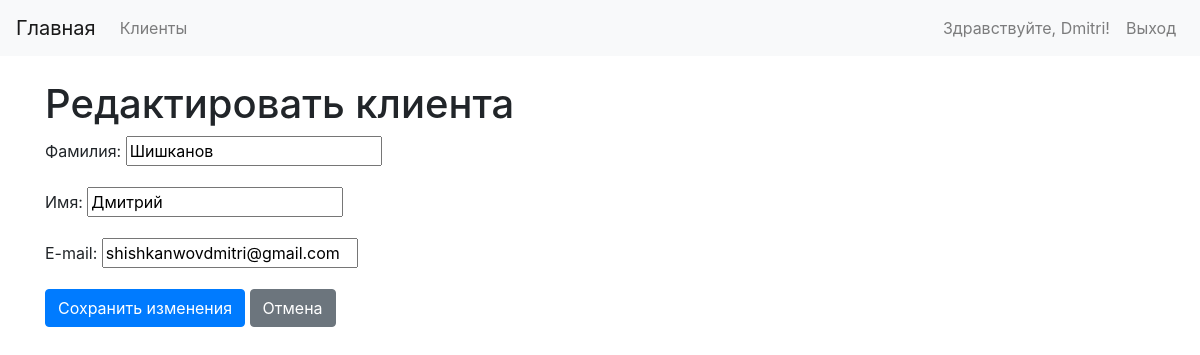
The app's page /firm/clients/2/update/ (signed in) with its own data.
### firm/models.py (models this page shows, shortened)
class CustomUser(AbstractUser):
    patronymic = models.CharField("Отчество", max_length=255, validators=[name_validator])
    ROLE_CHOICES = (
        ('admin', 'Администратор'),
        ('user', 'Пользователь'),
    )
    role = models.CharField("Роль", max_length=10, choices=ROLE_CHOICES, default='user')
    class Meta:
        verbose_name = "Пользователь" # Добавлено verbose_name
        verbose_name_plural = "Пользователи" # Добавлено verbose_name_plural

class Client(models.Model):
    surname = models.CharField("Фамилия", max_length=255, validators=[name_validator])
    name = models.CharField("Имя", max_length=255, validators=[name_validator])
    email = models.EmailField("E-mail", unique=True)
    registration_date = models.DateTimeField("Дата регистрации", auto_now_add=True)
    created_by = models.ForeignKey(settings.AUTH_USER_MODEL, on_delete=models.CASCADE, related_name='clients', verbose_name="Создатель") # Используем settings.AUTH_USER_MODEL
    class Meta:
        verbose_name = "Клиент"
        verbose_name_plural = "Клиенты"

### firm/views.py (the view)
# urls.py: path('clients/<int:pk>/update/', views.client_update, name='client_update'),
@login_required
def client_update(request, pk):
    client = get_object_or_404(Client, pk=pk)
    if not request.user.is_staff and client.created_by != request.user:
        messages.error(request, 'У вас нет прав для редактирования этого клиента.')
        return redirect('firm:client_list')
    if request.method == 'POST':
        form = ClientUpdateForm(request.POST, instance=client)
        if form.is_valid():
            form.save()
            messages.success(request, 'Данные клиента успешно обновлены!')
            return redirect('firm:client_detail', pk=client.pk)
        else:
            messages.error(request, 'Пожалуйста, исправьте ошибки в форме.')
    else:
        form = ClientUpdateForm(instance=client)
    return render(request, 'firm/client_update.html', {'form': form, 'client': client})

### firm/forms.py (shortened to what this page needs)
class ClientUpdateForm(forms.ModelForm):
    class Meta:
        model = Client
        fields = ['surname', 'name', 'email']

### firm/templates/firm/client_update.html (shortened to what this page needs)
{% extends 'firm/base.html' %}
{% block content %}
    <h1>Редактировать клиента</h1>
    <form method="post">
        {{ form.as_p }}
        <button type="submit" class="btn btn-primary">Сохранить изменения</button>
        <a href="{% url 'firm:client_detail' client.pk %}" class="btn btn-secondary">Отмена</a>
    </form>
{% endblock %}

### firm/templates/firm/base.html (shortened to what this page needs)
<!DOCTYPE html>
<html lang="ru">
<head>
    <link rel="stylesheet" href="https://cdn.jsdelivr.net/npm/bootstrap@4.6.2/dist/css/bootstrap.min.css">
</head>
<body>
    <nav class="navbar navbar-expand-lg navbar-light bg-light">
        <a class="navbar-brand" href="{% url 'index' %}">Главная</a>
        <div class="collapse navbar-collapse" id="navbarNav">
            <ul class="navbar-nav mr-auto">
                <li class="nav-item">
                    <a class="nav-link" href="{% url 'firm:client_list' %}">Клиенты</a>
                </li>
            </ul>
            <ul class="navbar-nav">
                {% if user.is_authenticated %}
                    <li class="nav-item">
                        <span class="navbar-text mr-2">
                            Здравствуйте, {{ user.username }}!
                        </span>
                    </li>
                    <li class="nav-item">
                        <a class="nav-link" href="{% url 'firm:logout' %}">Выход</a>
                    </li>
                {% endif %}
            </ul>
        </div>
    </nav>
    <div class="container mt-4">
        {% block content %}
        {% endblock %}
    </div>
</body>
</html>

### records on screen
CustomUser: username "Dmitri"
Client: surname "Шишканов", name "Дмитрий", email "shishkanwovdmitri@gmail.com"
